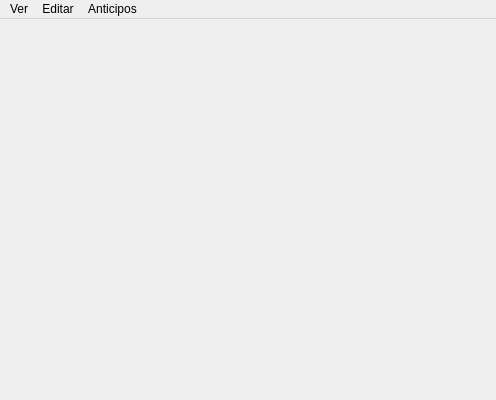
<?xml version="1.0" encoding="UTF-8"?>
<ui version="4.0">
 <class>MainWindow</class>
 <widget class="QMainWindow" name="MainWindow">
  <property name="geometry">
   <rect>
    <x>0</x>
    <y>0</y>
    <width>496</width>
    <height>400</height>
   </rect>
  </property>
  <property name="windowTitle">
   <string>MainWindow</string>
  </property>
  <widget class="QWidget" name="centralWidget">
   <layout class="QHBoxLayout" name="horizontalLayout">
    <item>
     <widget class="QStackedWidget" name="stackedWidget">
      <widget class="Ofrecidos" name="ofrecidos"/>
      <widget class="Compras" name="compras"/>
      <widget class="Ventas" name="ventas"/>
     </widget>
    </item>
   </layout>
  </widget>
  <widget class="QMenuBar" name="menuBar">
   <property name="geometry">
    <rect>
     <x>0</x>
     <y>0</y>
     <width>496</width>
     <height>25</height>
    </rect>
   </property>
   <widget class="QMenu" name="menuEditar">
    <property name="title">
     <string>Editar</string>
    </property>
    <widget class="QMenu" name="menuCliente">
     <property name="title">
      <string>Cliente</string>
     </property>
     <addaction name="actionListado_clientes"/>
     <addaction name="separator"/>
     <addaction name="actionNuevoCliente"/>
    </widget>
    <widget class="QMenu" name="menuChofer">
     <property name="title">
      <string>Chofer</string>
     </property>
     <addaction name="actionListado_choferes"/>
     <addaction name="separator"/>
     <addaction name="actionNuevoChofer"/>
    </widget>
    <widget class="QMenu" name="menuGranos">
     <property name="title">
      <string>Grano</string>
     </property>
     <addaction name="actionNuevo_tipo_de_grano"/>
     <addaction name="separator"/>
     <addaction name="actionNuevo_grano"/>
    </widget>
    <addaction name="menuCliente"/>
    <addaction name="menuChofer"/>
    <addaction name="menuGranos"/>
   </widget>
   <widget class="QMenu" name="menuVer">
    <property name="title">
     <string>Ver</string>
    </property>
    <addaction name="actionOfrecidos"/>
    <addaction name="actionCompras"/>
    <addaction name="actionVentas"/>
   </widget>
   <widget class="QMenu" name="menuAnticipos">
    <property name="title">
     <string>Anticipos</string>
    </property>
    <widget class="QMenu" name="menuVer_2">
     <property name="title">
      <string>Ver</string>
     </property>
     <addaction name="actionCalzados"/>
     <addaction name="actionNo_calzados"/>
     <addaction name="actionTodos"/>
    </widget>
    <addaction name="menuVer_2"/>
    <addaction name="separator"/>
    <addaction name="actionNuevo_Anticipo"/>
   </widget>
   <addaction name="menuVer"/>
   <addaction name="menuEditar"/>
   <addaction name="menuAnticipos"/>
  </widget>
  <action name="actionAnticipos">
   <property name="text">
    <string>Anticipos</string>
   </property>
   <property name="shortcut">
    <string>Ctrl+A</string>
   </property>
  </action>
  <action name="actionListado_clientes">
   <property name="text">
    <string>Listado de clientes</string>
   </property>
  </action>
  <action name="actionNuevoCliente">
   <property name="text">
    <string>Añadir nuevo</string>
   </property>
  </action>
  <action name="actionModificarCliente">
   <property name="text">
    <string>Modificar existente</string>
   </property>
  </action>
  <action name="actionOfrecidos">
   <property name="text">
    <string>Ofrecidos</string>
   </property>
   <property name="shortcut">
    <string>Ctrl+X</string>
   </property>
  </action>
  <action name="actionCompras">
   <property name="text">
    <string>Compras</string>
   </property>
   <property name="shortcut">
    <string>Ctrl+C</string>
   </property>
  </action>
  <action name="actionVentas">
   <property name="text">
    <string>Ventas</string>
   </property>
   <property name="shortcut">
    <string>Ctrl+V</string>
   </property>
  </action>
  <action name="actionListado_choferes">
   <property name="text">
    <string>Listado de choferes</string>
   </property>
  </action>
  <action name="actionNuevoChofer">
   <property name="text">
    <string>Añadir nuevo</string>
   </property>
  </action>
  <action name="actionModificarChoferExistente">
   <property name="text">
    <string>Modificar existente</string>
   </property>
  </action>
  <action name="actionNuevo_grano">
   <property name="text">
    <string>Añadir nuevo grano</string>
   </property>
  </action>
  <action name="actionCalzados">
   <property name="text">
    <string>Calzados</string>
   </property>
  </action>
  <action name="actionNo_calzados">
   <property name="text">
    <string>No calzados</string>
   </property>
  </action>
  <action name="actionNuevo_Anticipo">
   <property name="text">
    <string>Nuevo Anticipo</string>
   </property>
  </action>
  <action name="actionTodos">
   <property name="text">
    <string>Todos</string>
   </property>
  </action>
  <action name="actionNuevo_tipo_de_grano">
   <property name="text">
    <string>Listado de granos</string>
   </property>
  </action>
 </widget>
 <layoutdefault spacing="6" margin="11"/>
 <customwidgets>
  <customwidget>
   <class>Ofrecidos</class>
   <extends>QWidget</extends>
   <header>ofrecidos.h</header>
   <container>1</container>
  </customwidget>
  <customwidget>
   <class>Compras</class>
   <extends>QWidget</extends>
   <header>compras.h</header>
   <container>1</container>
  </customwidget>
  <customwidget>
   <class>Ventas</class>
   <extends>QWidget</extends>
   <header>ventas.h</header>
   <container>1</container>
  </customwidget>
 </customwidgets>
 <resources/>
 <connections/>
</ui>
